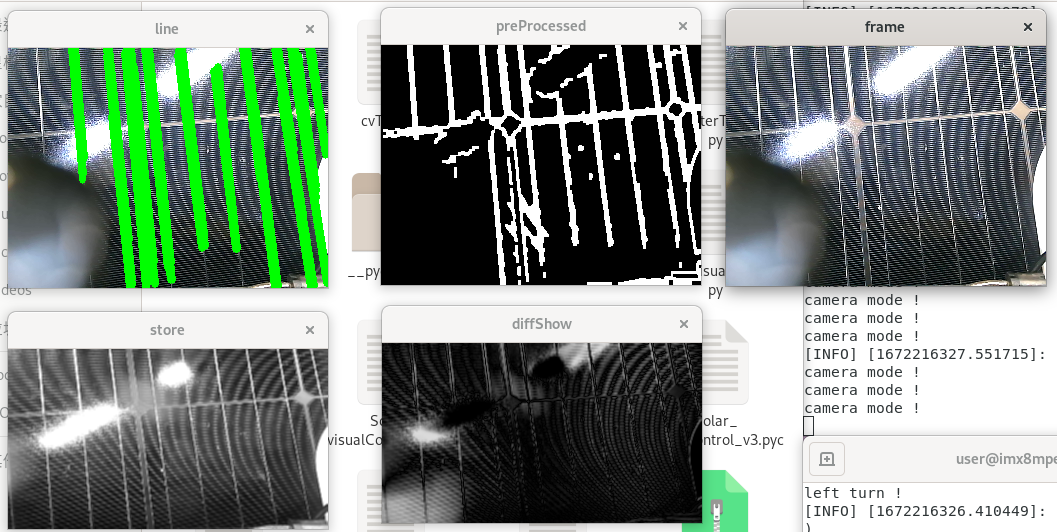
#> input picture robot_cv/scripts/big.png, 1057 x 532 px, given in place of the camera
$ python preProcessTest.py   (older library calls are emulated)
#> lines starting #> are read from the running program, lines starting #| are printed output that depends on the picture; after the words box and inside, x2 and y2 are one past the last pixel; in counts of white or black regions, pixels touching at a corner belong together
#! /usr/bin/python
import cv2
import numpy as np
import math
import time
#global IMG
def init():
    #cap = cv2.imread("/home/croso1024/python_code/CV/sample_img/panelCr0.jpg")
    global kernel , height,width,margin ,IMG,kernel_area,kernel_line
    kernel_area = np.ones((7,7),np.uint8)
    kernel_line = np.ones((3,3),np.uint8)
    height = 360
    width=640
    margin = int(0.1*width)
    #IMG = cv2.resize(cap,(width,height))
def preProcessing(image,height,width):
    #img = cv2.resize(image,(width,height))
    img = image
    #img_back = img
    #img_front = img
    img_back = img[:,:margin]
    img_front = img[:,-margin:]
    return img_back,img_front
def area_detect(image,maxThresh=20000):

    detectable = False
    gray_scale = cv2.cvtColor(image,cv2.COLOR_BGR2GRAY)
    gray_scale = cv2.GaussianBlur(gray_scale,(3,3),0)
    #ret,thresh =cv2.threshold(gray_scale,0,255,cv2.THRESH_OTSU)
    ret,thresh =cv2.threshold(gray_scale,60,255,cv2.THRESH_BINARY)
    binary = cv2.morphologyEx(thresh,cv2.MORPH_OPEN,kernel_area,iterations=1)
    #ret,contour , hie = cv2.findContours(binary,cv2.RETR_EXTERNAL,cv2.CHAIN_APPROX_SIMPLE)
    contour,hie = cv2.findContours(binary,cv2.RETR_EXTERNAL,cv2.CHAIN_APPROX_SIMPLE)
    cv2.imshow("area",binary)
    area = 0
    for c in contour:
        M = cv2.moments(c)
        cX = int(M["m10"]/(M["m00"]+0.001))
        cY = int(M["m01"]/(M["m00"]+0.001))
        area = max(area,cv2.contourArea(c))
    print("Area = ",area)
    if area>=maxThresh:
        detectable = True
    return detectable
def line_detect(image,minlineLength=130,maxlineGap=18):
    length,angle = 0,0
    detectable = False
    edgePoint = []
    gray = cv2.cvtColor(image,cv2.COLOR_BGR2GRAY)
    gray = cv2.GaussianBlur(gray,(3,3),0)
    edges = cv2.Canny(image,180,220,apertureSize=3)
    edges = cv2.morphologyEx(edges,cv2.MORPH_CLOSE,kernel_line,iterations=2)
    cv2.imshow("edges",edges)
    #if find something(line) go into try: or go to except
    linePoints = cv2.HoughLinesP(edges,1,np.pi/180,80,None,minlineLength,maxlineGap)
    try:
        #print(linePoints)
        #print(type(linePoints),linePoints.shape)
        linePoints = np.resize(linePoints,(linePoints.shape[0],4))
        for i in range(linePoints.shape[0]):
            x1,y1,x2,y2 = linePoints[i]
            length_buffer = (x2-x1)**2 + (y2-y1)**2
            if length_buffer > length:
                length = length_buffer
                edgePoint = [x1,y1,x2,y2]
        #print(edgePoint)

        cv2.line(image,(edgePoint[0],edgePoint[1]),(edgePoint[2],edgePoint[3]),(0,225,0),2)
        angle = math.atan2( x2-x1 , abs(y2-y1)) *57.3
        detectable = True

    except:
        #print("linepoint no detect")
        pass

    return detectable , angle
# dist = np.array( [ -3.3489097336487306e-01, 1.2821145903063155e-01,
#        8.8711583787014583e-04, -1.2552852052560579e-03,
#        -2.3352766344466324e-02 ])
# mtx = np.array([ 3.0301263272855510e+02, 0., 3.0541949445278198e+02, 0.,
#        3.0253583660053522e+02, 2.3129592501103573e+02, 0., 0., 1. ])
# mtx = np.resize(mtx,(3,3))
init()
dist = np.array( [ -3.3489097336487306e-01, 1.2821145903063155e-01,
       8.8711583787014583e-04, -1.2552852052560579e-03,
       -2.3352766344466324e-02 ])
mtx = np.array([ 3.0301263272855510e+02, 0., 3.0541949445278198e+02, 0.,
       3.0253583660053522e+02, 2.3129592501103573e+02, 0., 0., 1. ])
mtx = np.resize(mtx,(3,3))
cap = cv2.VideoCapture(3)
cap.set(cv2.CAP_PROP_FRAME_WIDTH,640)
cap.set(cv2.CAP_PROP_FRAME_HEIGHT,360)
assert cap.isOpened() ,"cap error"

while cap.isOpened():
    t_start = time.time()
    ret,frame = cap.read()
#> frame is the input picture: shape (532, 1057, 3); mean B, G, R 134.6, 144.9, 132

    #frame = cv2.undistort(frame, mtx, dist, None, None)
    IMG = cv2.resize(frame,(width,height))
    image_back , image_front = preProcessing(IMG,height,width)
    detect_front=area_detect(image_front)
#> in area_detect, `gray_scale = cv2.GaussianBlur(gray_scale,(3,3),0)`:
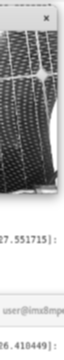
#> gray_scale: shape (360, 64); min 18, max 255, mean 179.3
#> in area_detect, `ret,thresh =cv2.threshold(gray_scale,60,255,cv2.THRESH_BINARY)`:
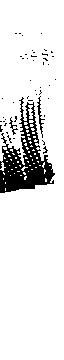
#> thresh: shape (360, 64); 89.5% white; 47 black regions (44 under 20 px), largest, box (x1, y1, x2, y2) and area: (0, 97, 55, 193) 2148, (37, 96, 45, 138) 85, (9, 117, 18, 135) 42
#> in area_detect, `binary = cv2.morphologyEx(thresh,cv2.MORPH_OPEN,kernel_area,iterations..`:
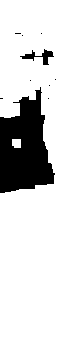
#> binary: shape (360, 64); 82.6% white; 10 black regions (8 under 20 px)
#> in area_detect, `contour,hie = cv2.findContours(binary,cv2.RETR_EXTERNAL,cv2.CHAIN_APPR..`: contour = 2 contours; box (x1, y1, x2, y2) and area: (0, 0, 64, 360) 18647, (12, 139, 21, 148) 60; hie = [[1, -1, -1, -1], [-1, 0, -1, -1]]
#> the loop in area_detect, `for c in contour:` made 2 passes
#> (cX, cY, area) on passes 1 to 2: (16, 142, 60.5), (33, 186, 18647)
#| Area =  18647.0
#> detect_front = False

    detect_back,back_angle = line_detect(image_back)
#> in line_detect, `gray = cv2.GaussianBlur(gray,(3,3),0)`:
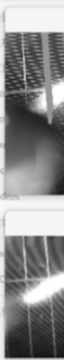
#> gray: shape (360, 64); min 20, max 255, mean 140.4
#> in line_detect, `edges = cv2.Canny(image,180,220,apertureSize=3)`: edges: shape (360, 64); 12.3% white in thin lines or dots
#> in line_detect, `edges = cv2.morphologyEx(edges,cv2.MORPH_CLOSE,kernel_line,iterations=2)`:
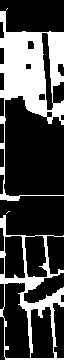
#> edges: shape (360, 64); 27.8% white; 4 white regions (2 under 20 px), largest, box (x1, y1, x2, y2) and area: (0, 11, 64, 201) 4419, (0, 215, 64, 360) 1977
#> in line_detect, `linePoints = cv2.HoughLinesP(edges,1,np.pi/180,80,None,minlineLength,m..`: linePoints = [[4, 356, 4, 11], [3, 283, 3, 143]]
#> the loop in line_detect, `for i in range(linePoints.shape[0]):` made 2 passes
#> (x1, y1, x2, y2, length_buffer, length) on pass 1: (4, 356, 4, 11, 119025, 119025)
#> (x1, y1, x2, y2, length_buffer) on pass 2: (3, 283, 3, 143, 19600)
#> after the loop in line_detect, `for i in range(linePoints.shape[0]):`: length = 119025
#> in line_detect, `cv2.line(image,(edgePoint[0],edgePoint[1]),(edgePoint[2],edgePoint[3])..`:
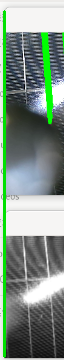
#> image: shape (360, 64, 3); mean B, G, R 131.7, 145.9, 126.4
#> in line_detect, `angle = math.atan2( x2-x1 , abs(y2-y1)) *57.3`: angle = 0
#> detect_back = True; back_angle = 0
    State = [detect_front,detect_back,back_angle]
#> State = [False, True, 0]
    print(State)
#| [False, True, 0.0]
    cv2.imshow("frame",IMG)
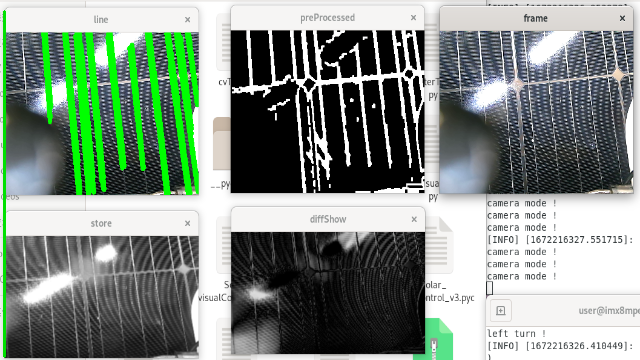
#> window 'frame': shape (360, 640, 3); mean B, G, R 133.7, 145, 131.1
    t_end1 = time.time()
    if cv2.waitKey(150) &0xFF == ord("q"):
#> (key q is pressed here)
        print("end")
        break
    t_end2 = time.time()
    #print(t_end1 - t_start)
    #print(t_end2 - t_start)
cap.release()
cv2.destroyAllWindows()

$ run again, on robot_cv/scripts/small.png
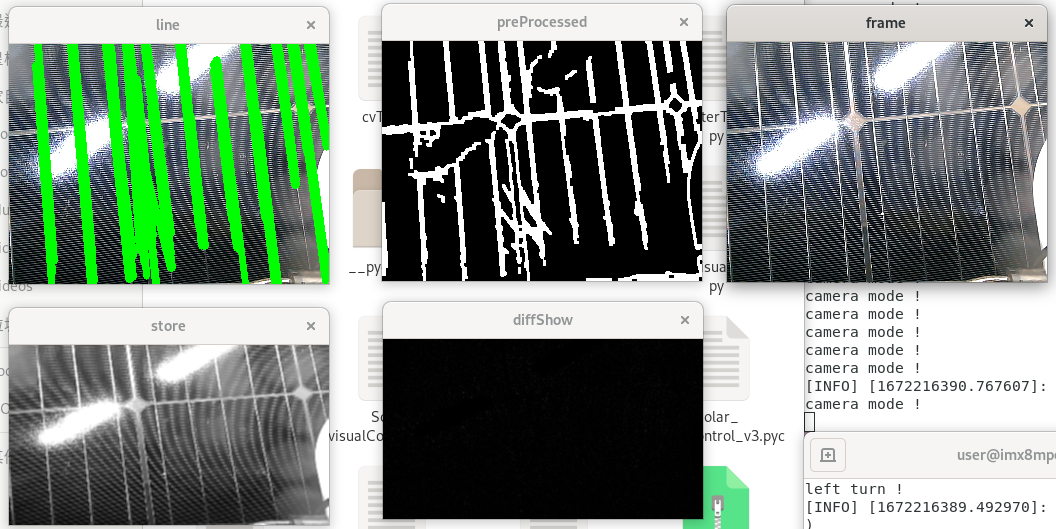
#> input picture robot_cv/scripts/small.png, 1056 x 529 px, given in place of the camera
#> frame is the input picture: shape (529, 1056, 3); mean B, G, R 132.2, 144.6, 130.1
#> thresh: shape (360, 64); 94.5% white; 21 black regions (16 under 20 px), largest, box (x1, y1, x2, y2) and area: (0, 142, 36, 191) 1014, (20, 102, 37, 126) 104, (11, 114, 20, 135) 46, (2, 132, 10, 141) 28, (19, 95, 22, 111) 24
#> binary: shape (360, 64); 91.2% white; 1 black region
#> contour = 1 contour; box (x1, y1, x2, y2) and area: (0, 0, 64, 360) 20508; hie = [[-1, -1, -1, -1]]
#> the loop in area_detect, `for c in contour:` made 1 pass
#> (cX, cY, area) on pass 1: (33, 182, 20508)
#| Area =  20508.0
#> detect_front = True
#> linePoints = 18 rows, first 6: [5, 359, 5, 9], [9, 60, 19, 198], [26, 29, 40, 193], [1, 9, 18, 198], [28, 29, 42, 193], [20, 193, 20, 29]
#> the loop in line_detect, `for i in range(linePoints.shape[0]):` made 18 passes
#> (x1, y1, x2, y2, length_buffer, length) on pass 1: (5, 359, 5, 9, 122500, 122500)
#> after the loop in line_detect, `for i in range(linePoints.shape[0]):`: length = 122500
#> in line_detect, `cv2.line(image,(edgePoint[0],edgePoint[1]),(edgePoint[2],edgePoint[3])..`:
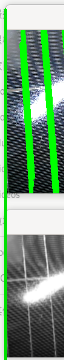
#> image: shape (360, 64, 3); mean B, G, R 120.5, 153, 116
#> angle = 0
#> detect_back = True; back_angle = 0
#> State = [True, True, 0]
#| [True, True, 0.0]
#> `cv2.imshow("frame",IMG)`:
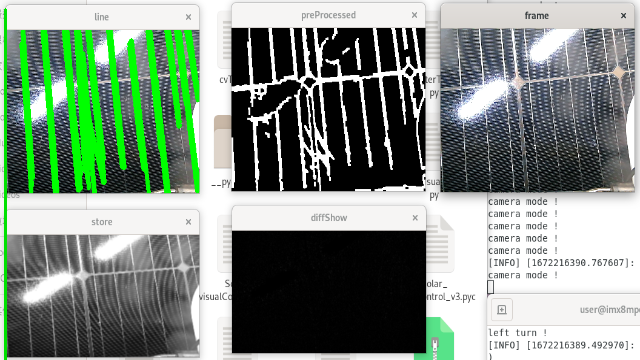
#> window 'frame': shape (360, 640, 3); mean B, G, R 131.5, 144.9, 129.4
